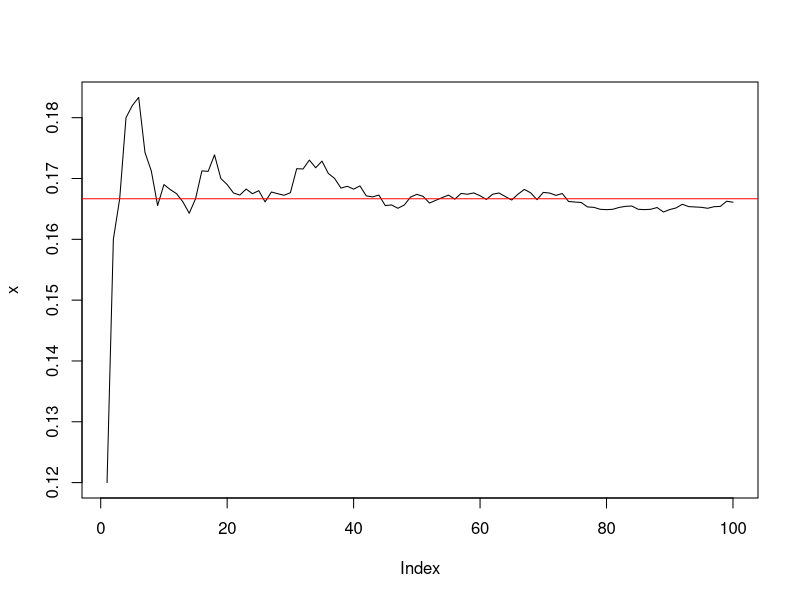

Source code (R):
birthdays=function(p=0.5){
  prob=1
  for(i in 1:365){
    prob=prob*(366-i)/365
    if( prob < 1 - p ) break
  }
  return (i)
}









dice=function(n=100)
{
  x=sample(1:6, n, replace=T)
  sixes=sum(x==6)
  return(sixes)
}

manyThrows=function(n=100)
{
  s=0
  for(i in 1:n)
    s=s+dice(100)
  
  return(s/(100*n))
        
}



prob.dice = function( n )
{
  x = rep.int( 0, 100 )
  c = 0
  for(i in 1 : 100 )
  {
    c = c + dice()
    x[ i ] = c / ( 100 * i )
  }
  return(x)
}

x = prob.dice(500)
plot(x, type = 'l')
abline(h = 1/6, col = 'red' )

